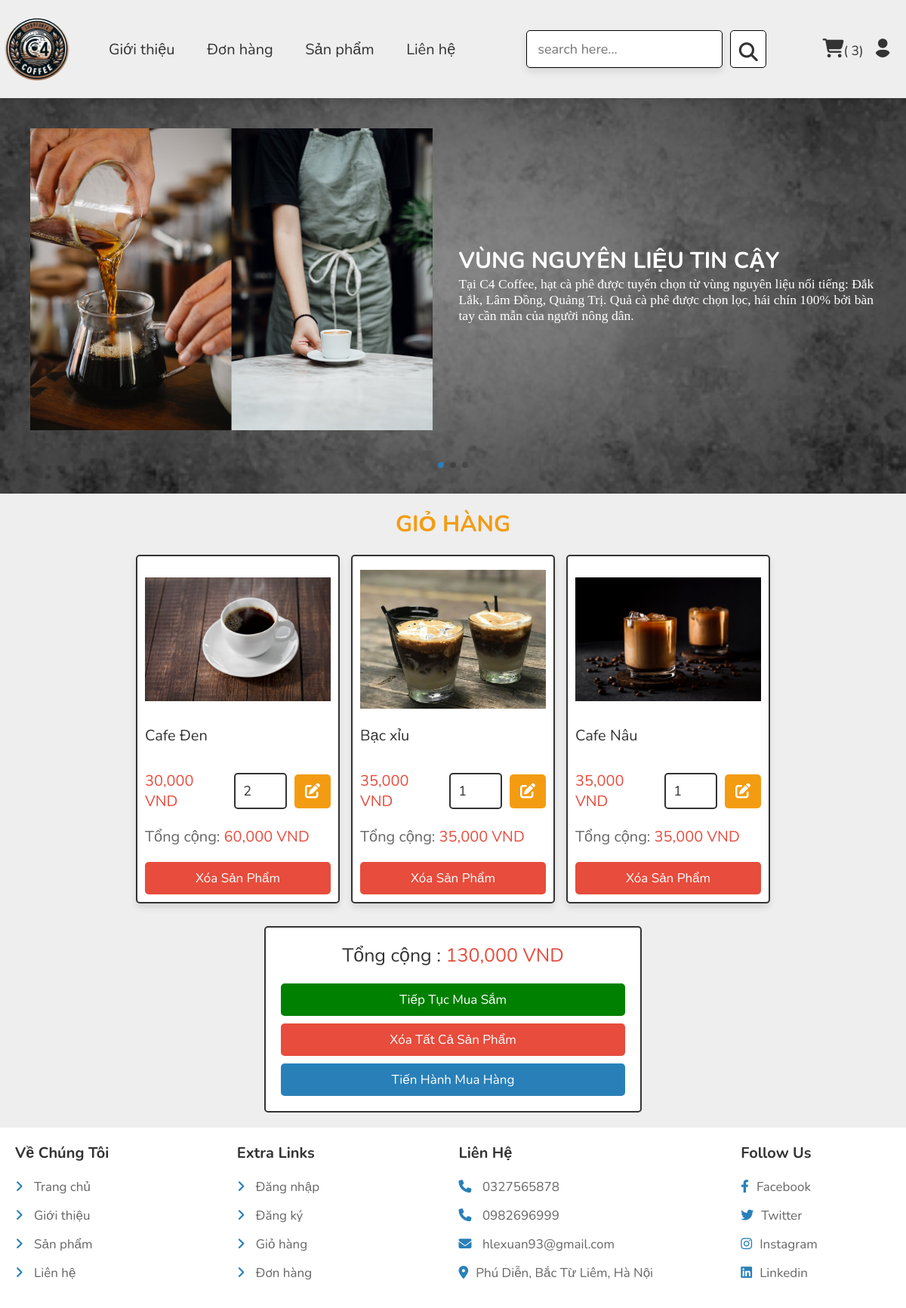
Screenshot of /cart.php (signed in) with the database file from the repository.
### tables this page shows
CREATE TABLE `cart` (
  `id` int(100) NOT NULL,
  `user_id` int(100) NOT NULL,
  `pid` int(100) NOT NULL,
  `name` varchar(100) NOT NULL,
  `price` int(10) NOT NULL,
  `quantity` int(10) NOT NULL,
  `image` varchar(100) NOT NULL
);

### cart.php (the view, shortened to what this page needs)
<?php
include 'components/connect.php';
if(isset($_SESSION['user_id'])){
   $user_id = $_SESSION['user_id'];
}else{
   $user_id = '';
   header('location:user_login.php');
};
?>
<!DOCTYPE html>
<html lang="en">
<head>
   <link rel="stylesheet" href="https://cdnjs.cloudflare.com/ajax/libs/font-awesome/6.1.1/css/all.min.css">
   <link rel="stylesheet" href="css/main.css">
</head>
<body>
<?php include 'components/user_header.php'; ?>
<section class="products shopping-cart">
   <h3 class="heading">Giỏ hàng</h3>
   <div class="box-container">
   <?php
      $grand_total = 0;
      $select_cart = $conn->prepare("SELECT * FROM `cart` WHERE user_id = ?");
      $select_cart->execute([$user_id]);
      if($select_cart->rowCount() > 0){
         while($fetch_cart = $select_cart->fetch(PDO::FETCH_ASSOC)){
   ?>
   <form action="" method="post" class="box">
      <img src="uploaded_img/<?= $fetch_cart['image']; ?>" alt="">
      <div class="name"><?= $fetch_cart['name']; ?></div>
      <div class="flex">
         <div class="price"><?= number_format($fetch_cart['price']); ?> VND</div>
          <label>
              <input type="number" name="qty" class="qty" min="1" max="99" onkeypress="if(this.value.length == 2) return false;" value="<?= $fetch_cart['quantity']; ?>">
          </label>
          <button type="submit" class="fas fa-edit" name="update_qty"></button>
      </div>
      <div class="sub-total"> Tổng cộng: <span><?= number_format($sub_total = ($fetch_cart['price'] * $fetch_cart['quantity'])); ?> VND</span> </div>
      <input type="submit" value="Xóa sản phẩm" onclick="return confirm('Xóa khỏi giỏ hàng?');" class="delete-btn" name="delete">
   </form>
   <?php
   $grand_total += $sub_total;
      }
   }else{
      echo '<p class="empty">Giỏ hàng của bạn đang trống</p>';
   }
   ?>
   </div>
   <div class="cart-total">
      <p>Tổng cộng : <span><?= number_format($grand_total); ?> VND</span></p>
      <a href="shop.php" class="option-btn">Tiếp tục mua sắm</a>
      <a href="cart.php?delete_all" class="delete-btn <?= ($grand_total > 1)?'':'disabled'; ?>" onclick="return confirm('Xóa khỏi giỏ hàng của bạn?');">Xóa tất cả sản phẩm</a>
      <a href="checkout.php" class="btn <?= ($grand_total > 1)?'':'disabled'; ?>">Tiến hành mua hàng</a>
   </div>
</section>
<?php include 'components/footer.php'; ?>
</body>
</html>

### css/main.css (style rules this page uses)
:root { --main-color:#2980b9; --orange:#f39c12; --red:#e74c3c; --black:#333; --white:#fff; --light-color:#666; --light-bg:#eee; --border:.2rem solid var(--black); --box-shadow:0 .5rem 1rem rgba(0,0,0,.1); }
* { font-family: 'Nunito', sans-serif; margin:0; padding:0; box-sizing: border-box; outline: none; border:none; text-decoration: none; }
html { font-size: 62.5%; overflow-x: hidden; }
body { background-color: var(--light-bg); }
section { padding:2rem; max-width: 1200px; margin:0 auto; }
.heading { font-size: 3rem; color:var(--orange); margin-bottom: 2rem; text-align: center; text-transform: uppercase; }
.btn, .delete-btn, .option-btn { display: block; width: 100%; margin-top: 1rem; border-radius: .5rem; padding:1rem 3rem; font-size: 1.7rem; text-transform: capitalize; color:var(--white); cursor: pointer; text-align: center; }
.option-btn { background-color: green; }
.btn { background-color: var(--main-color); }
.delete-btn { background-color: var(--red); }
.products .box-container { display: grid; grid-template-columns: repeat(auto-fit, 27rem); gap:1.5rem; justify-content: center; align-items: flex-start; }
.products .box-container .box { position: relative; background-color: var(--white); box-shadow: var(--box-shadow); border-radius: .5rem; border:var(--border); padding:1rem; overflow: hidden; }
.products .box-container .box img { height: 20rem; width: 100%; object-fit: contain; margin-bottom: 1rem; }
.products .box-container .box .name { font-size: 2rem; color:var(--black); min-height: 60px; }
.products .box-container .box .flex { display: flex; align-items: center; gap:1rem; }
.products .box-container .box .flex .qty { width: 7rem; padding:1rem; border:var(--border); font-size: 1.8rem; color:var(--black); border-radius: .5rem; }
.products .box-container .box .flex .price { font-size: 2rem; color:var(--red); margin-right: auto; }
.shopping-cart .fa-edit { height: 4.5rem; border-radius: .5rem; background-color: var(--orange); width: 5rem; font-size: 2rem; color:var(--white); cursor: pointer; }
.shopping-cart .sub-total { margin:2rem 0; font-size: 2rem; color:var(--light-color); }
.shopping-cart .sub-total span { color:var(--red); }
.cart-total { max-width: 50rem; margin:0 auto; margin-top: 3rem; background-color: var(--white); border:var(--border); border-radius: .5rem;; padding:2rem; text-align: center; }
.cart-total p { font-size: 2.5rem; color:var(--black); margin-bottom: 2rem; }
.cart-total p span { color:var(--red); }

### rows the page displays
cart: image (picture), name "Cafe Đen", price "30,000", qty "2", $sub_total = ($fetch_cart['price'] * $fetch_cart['quantity']) "60,000"
cart: image (picture), name "Bạc xỉu", price "35,000", qty "1", $sub_total = ($fetch_cart['price'] * $fetch_cart['quantity']) "35,000"
cart: image (picture), name "Cafe Nâu", price "35,000", qty "1", $sub_total = ($fetch_cart['price'] * $fetch_cart['quantity']) "35,000"

### other values shown
$total_cart_counts "3"
$grand_total "130,000"
